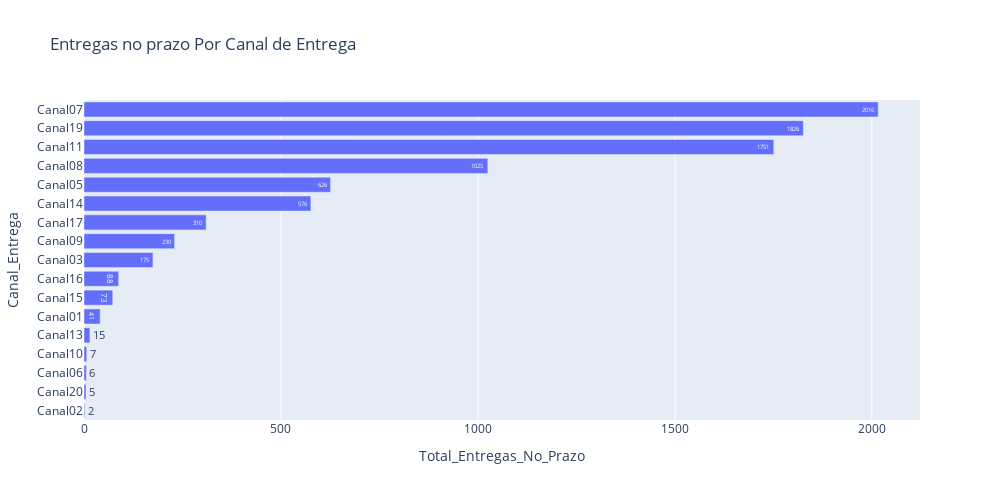

Notebook code cell kept with this figure:
### Code cell
grafico1 = px.bar(
    df_entregas_por_canal,
    orientation='h',
    x='Total_Entregas_No_Prazo',
    y='Canal_Entrega',
    text='Total_Entregas_No_Prazo',
    category_orders={"Canal_Entrega": df_entregas_por_canal.sort_values(by='Total_Entregas_No_Prazo', ascending=False)["Canal_Entrega"].values.tolist()}, # Ordenar pelo DataFrame original
    title='Entregas no prazo Por Canal de Entrega'
)
grafico1.update_layout(width=1000, height=500)

### Figure 1 — Plotly figure (JSON) as saved in the notebook; plotly's stock layout.template omitted (floating-point values rounded to 4 significant figures)
{"data": [{"alignmentgroup": "True", "hovertemplate": "Total_Entregas_No_Prazo=%{text}<br>Canal_Entrega=%{y}<extra></extra>", "legendgroup": "", "marker": {"color": "#636efa", "pattern": {"shape": ""}}, "name": "", "offsetgroup": "", "orientation": "h", "showlegend": false, "text": [41, 2, 175, 626, 6, 2016, 1025, 230, 7, 1751, 15, 576, 73, 88, 310, 1826, 5], "textposition": "auto", "type": "bar", "x": [41, 2, 175, 626, 6, 2016, 1025, 230, 7, 1751, 15, 576, 73, 88, 310, 1826, 5], "xaxis": "x", "y": ["Canal01", "Canal02", "Canal03", "Canal05", "Canal06", "Canal07", "Canal08", "Canal09", "Canal10", "Canal11", "Canal13", "Canal14", "Canal15", "Canal16", "Canal17", "Canal19", "Canal20"], "yaxis": "y"}], "layout": {"barmode": "relative", "height": 500, "legend": {"tracegroupgap": 0}, "title": {"text": "Entregas no prazo Por Canal de Entrega"}, "width": 1000, "xaxis": {"anchor": "y", "domain": [0, 1], "title": {"text": "Total_Entregas_No_Prazo"}}, "yaxis": {"anchor": "x", "categoryarray": ["Canal02", "Canal20", "Canal06", "Canal10", "Canal13", "Canal01", "Canal15", "Canal16", "Canal03", "Canal09", "Canal17", "Canal14", "Canal05", "Canal08", "Canal11", "Canal19", "Canal07"], "categoryorder": "array", "domain": [0, 1], "title": {"text": "Canal_Entrega"}}}}
